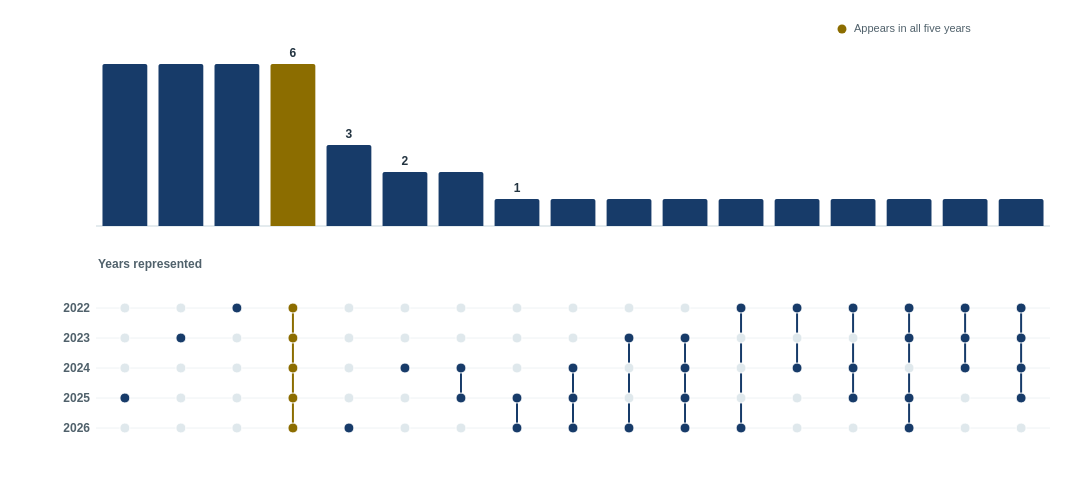

The specification (Vega-Lite) saved for this image:
### Vega specification from a JSON file in a GitHub repository (floating-point values rounded to 4 significant figures)
{"$schema": "https://vega.github.io/schema/vega/v5.json", "description": "UpSet plot of publisher appearances across publisher-attributed Prime Minister’s Literary Awards shortlist records, 2022–2026.", "width": {"signal": "width"}, "height": 470, "padding": {"left": 4, "right": 4, "top": 8, "bottom": 4}, "autosize": {"type": "fit-x", "contains": "padding", "resize": true}, "background": "#ffffff", "signals": [{"name": "width", "update": "max(280, min(1120, windowSize()[0] - (windowSize()[0] < 650 ? 92 : 128)))", "on": [{"events": "window:resize", "update": "max(280, min(1120, windowSize()[0] - (windowSize()[0] < 650 ? 92 : 128)))"}]}], "data": [{"name": "patterns", "values": [{"pattern": "00010", "publishers": 6, "yearList": "2025", "members": ["Fremantle Press", "NewSouth Publishing", "Recent Work Press", "Scribe Publications", "Shearsman Books", "Thames & Hudson Australia"], "showLabel": false}, {"pattern": "01000", "publishers": 6, "yearList": "2023", "members": ["MIP", "The Hare & Tortoise Books", "Ultimo Press", "Upswell Publishing", "Virago", "Yandaarra Community Group"], "showLabel": false}, {"pattern": "10000", "publishers": 6, "yearList": "2022", "members": ["Fomite", "Halstead Press", "Pan Macmillan Australia", "Pitt Street Poetry", "Simon & Schuster Australia", "UWA Publishing"], "showLabel": false}, {"pattern": "11111", "publishers": 6, "yearList": "2022, 2023, 2024, 2025, 2026", "members": ["Allen & Unwin", "Black Inc.", "Giramondo Publishing", "Penguin Random House Australia", "Text Publishing", "University of Queensland Press"], "showLabel": true}, {"pattern": "00001", "publishers": 3, "yearList": "2026", "members": ["Echo Publishing", "Powerhouse Museum", "Spinifex Press"], "showLabel": true}, {"pattern": "00100", "publishers": 2, "yearList": "2024", "members": ["Hardie Grant Explore", "Quemar Press"], "showLabel": true}, {"pattern": "00110", "publishers": 2, "yearList": "2024, 2025", "members": ["Affirm Press", "Scribner Australia"], "showLabel": false}, {"pattern": "00011", "publishers": 1, "yearList": "2025, 2026", "members": ["Vagabond Press"], "showLabel": true}, {"pattern": "00111", "publishers": 1, "yearList": "2024, 2025, 2026", "members": ["Hardie Grant Children's Publishing"], "showLabel": false}, {"pattern": "01001", "publishers": 1, "yearList": "2023, 2026", "members": ["Monash University Publishing"], "showLabel": false}, {"pattern": "01111", "publishers": 1, "yearList": "2023, 2024, 2025, 2026", "members": ["Hachette Australia"], "showLabel": false}, {"pattern": "10001", "publishers": 1, "yearList": "2022, 2026", "members": ["Transit Lounge"], "showLabel": false}, {"pattern": "10100", "publishers": 1, "yearList": "2022, 2024", "members": ["La Trobe University Press"], "showLabel": false}, {"pattern": "10110", "publishers": 1, "yearList": "2022, 2024, 2025", "members": ["HarperCollins Publishers"], "showLabel": false}, {"pattern": "11011", "publishers": 1, "yearList": "2022, 2023, 2025, 2026", "members": ["Melbourne University Publishing"], "showLabel": false}, {"pattern": "11100", "publishers": 1, "yearList": "2022, 2023, 2024", "members": ["Puncher and Wattmann"], "showLabel": false}, {"pattern": "11110", "publishers": 1, "yearList": "2022, 2023, 2024, 2025", "members": ["Magabala Books"], "showLabel": false}]}, {"name": "dots", "values": [{"pattern": "00010", "yearIndex": 0, "active": false, "publishers": 6, "year": "2022"}, {"pattern": "00010", "yearIndex": 1, "active": false, "publishers": 6, "year": "2023"}, {"pattern": "00010", "yearIndex": 2, "active": false, "publishers": 6, "year": "2024"}, {"pattern": "00010", "yearIndex": 3, "active": true, "publishers": 6, "year": "2025"}, {"pattern": "00010", "yearIndex": 4, "active": false, "publishers": 6, "year": "2026"}, {"pattern": "01000", "yearIndex": 0, "active": false, "publishers": 6, "year": "2022"}, {"pattern": "01000", "yearIndex": 1, "active": true, "publishers": 6, "year": "2023"}, {"pattern": "01000", "yearIndex": 2, "active": false, "publishers": 6, "year": "2024"}, {"pattern": "01000", "yearIndex": 3, "active": false, "publishers": 6, "year": "2025"}, {"pattern": "01000", "yearIndex": 4, "active": false, "publishers": 6, "year": "2026"}, {"pattern": "10000", "yearIndex": 0, "active": true, "publishers": 6, "year": "2022"}, {"pattern": "10000", "yearIndex": 1, "active": false, "publishers": 6, "year": "2023"}, {"pattern": "10000", "yearIndex": 2, "active": false, "publishers": 6, "year": "2024"}, {"pattern": "10000", "yearIndex": 3, "active": false, "publishers": 6, "year": "2025"}, {"pattern": "10000", "yearIndex": 4, "active": false, "publishers": 6, "year": "2026"}, {"pattern": "11111", "yearIndex": 0, "active": true, "publishers": 6, "year": "2022"}, {"pattern": "11111", "yearIndex": 1, "active": true, "publishers": 6, "year": "2023"}, {"pattern": "11111", "yearIndex": 2, "active": true, "publishers": 6, "year": "2024"}, {"pattern": "11111", "yearIndex": 3, "active": true, "publishers": 6, "year": "2025"}, {"pattern": "11111", "yearIndex": 4, "active": true, "publishers": 6, "year": "2026"}, {"pattern": "00001", "yearIndex": 0, "active": false, "publishers": 3, "year": "2022"}, {"pattern": "00001", "yearIndex": 1, "active": false, "publishers": 3, "year": "2023"}, {"pattern": "00001", "yearIndex": 2, "active": false, "publishers": 3, "year": "2024"}, {"pattern": "00001", "yearIndex": 3, "active": false, "publishers": 3, "year": "2025"}, {"pattern": "00001", "yearIndex": 4, "active": true, "publishers": 3, "year": "2026"}, {"pattern": "00100", "yearIndex": 0, "active": false, "publishers": 2, "year": "2022"}, {"pattern": "00100", "yearIndex": 1, "active": false, "publishers": 2, "year": "2023"}, {"pattern": "00100", "yearIndex": 2, "active": true, "publishers": 2, "year": "2024"}, {"pattern": "00100", "yearIndex": 3, "active": false, "publishers": 2, "year": "2025"}, {"pattern": "00100", "yearIndex": 4, "active": false, "publishers": 2, "year": "2026"}, {"pattern": "00110", "yearIndex": 0, "active": false, "publishers": 2, "year": "2022"}, {"pattern": "00110", "yearIndex": 1, "active": false, "publishers": 2, "year": "2023"}, {"pattern": "00110", "yearIndex": 2, "active": true, "publishers": 2, "year": "2024"}, {"pattern": "00110", "yearIndex": 3, "active": true, "publishers": 2, "year": "2025"}, {"pattern": "00110", "yearIndex": 4, "active": false, "publishers": 2, "year": "2026"}, {"pattern": "00011", "yearIndex": 0, "active": false, "publishers": 1, "year": "2022"}, {"pattern": "00011", "yearIndex": 1, "active": false, "publishers": 1, "year": "2023"}, {"pattern": "00011", "yearIndex": 2, "active": false, "publishers": 1, "year": "2024"}, {"pattern": "00011", "yearIndex": 3, "active": true, "publishers": 1, "year": "2025"}, {"pattern": "00011", "yearIndex": 4, "active": true, "publishers": 1, "year": "2026"}, {"pattern": "00111", "yearIndex": 0, "active": false, "publishers": 1, "year": "2022"}, {"pattern": "00111", "yearIndex": 1, "active": false, "publishers": 1, "year": "2023"}, {"pattern": "00111", "yearIndex": 2, "active": true, "publishers": 1, "year": "2024"}, {"pattern": "00111", "yearIndex": 3, "active": true, "publishers": 1, "year": "2025"}, {"pattern": "00111", "yearIndex": 4, "active": true, "publishers": 1, "year": "2026"}, {"pattern": "01001", "yearIndex": 0, "active": false, "publishers": 1, "year": "2022"}, {"pattern": "01001", "yearIndex": 1, "active": true, "publishers": 1, "year": "2023"}, {"pattern": "01001", "yearIndex": 2, "active": false, "publishers": 1, "year": "2024"}, {"pattern": "01001", "yearIndex": 3, "active": false, "publishers": 1, "year": "2025"}, {"pattern": "01001", "yearIndex": 4, "active": true, "publishers": 1, "year": "2026"}, {"pattern": "01111", "yearIndex": 0, "active": false, "publishers": 1, "year": "2022"}, {"pattern": "01111", "yearIndex": 1, "active": true, "publishers": 1, "year": "2023"}, {"pattern": "01111", "yearIndex": 2, "active": true, "publishers": 1, "year": "2024"}, {"pattern": "01111", "yearIndex": 3, "active": true, "publishers": 1, "year": "2025"}, {"pattern": "01111", "yearIndex": 4, "active": true, "publishers": 1, "year": "2026"}, {"pattern": "10001", "yearIndex": 0, "active": true, "publishers": 1, "year": "2022"}, {"pattern": "10001", "yearIndex": 1, "active": false, "publishers": 1, "year": "2023"}, {"pattern": "10001", "yearIndex": 2, "active": false, "publishers": 1, "year": "2024"}, {"pattern": "10001", "yearIndex": 3, "active": false, "publishers": 1, "year": "2025"}, {"pattern": "10001", "yearIndex": 4, "active": true, "publishers": 1, "year": "2026"}, {"pattern": "10100", "yearIndex": 0, "active": true, "publishers": 1, "year": "2022"}, {"pattern": "10100", "yearIndex": 1, "active": false, "publishers": 1, "year": "2023"}, {"pattern": "10100", "yearIndex": 2, "active": true, "publishers": 1, "year": "2024"}, {"pattern": "10100", "yearIndex": 3, "active": false, "publishers": 1, "year": "2025"}, {"pattern": "10100", "yearIndex": 4, "active": false, "publishers": 1, "year": "2026"}, {"pattern": "10110", "yearIndex": 0, "active": true, "publishers": 1, "year": "2022"}, {"pattern": "10110", "yearIndex": 1, "active": false, "publishers": 1, "year": "2023"}, {"pattern": "10110", "yearIndex": 2, "active": true, "publishers": 1, "year": "2024"}, {"pattern": "10110", "yearIndex": 3, "active": true, "publishers": 1, "year": "2025"}, {"pattern": "10110", "yearIndex": 4, "active": false, "publishers": 1, "year": "2026"}, {"pattern": "11011", "yearIndex": 0, "active": true, "publishers": 1, "year": "2022"}, {"pattern": "11011", "yearIndex": 1, "active": true, "publishers": 1, "year": "2023"}, {"pattern": "11011", "yearIndex": 2, "active": false, "publishers": 1, "year": "2024"}, {"pattern": "11011", "yearIndex": 3, "active": true, "publishers": 1, "year": "2025"}, {"pattern": "11011", "yearIndex": 4, "active": true, "publishers": 1, "year": "2026"}, {"pattern": "11100", "yearIndex": 0, "active": true, "publishers": 1, "year": "2022"}, {"pattern": "11100", "yearIndex": 1, "active": true, "publishers": 1, "year": "2023"}, {"pattern": "11100", "yearIndex": 2, "active": true, "publishers": 1, "year": "2024"}, {"pattern": "11100", "yearIndex": 3, "active": false, "publishers": 1, "year": "2025"}, {"pattern": "11100", "yearIndex": 4, "active": false, "publishers": 1, "year": "2026"}, {"pattern": "11110", "yearIndex": 0, "active": true, "publishers": 1, "year": "2022"}, {"pattern": "11110", "yearIndex": 1, "active": true, "publishers": 1, "year": "2023"}, {"pattern": "11110", "yearIndex": 2, "active": true, "publishers": 1, "year": "2024"}, {"pattern": "11110", "yearIndex": 3, "active": true, "publishers": 1, "year": "2025"}, {"pattern": "11110", "yearIndex": 4, "active": false, "publishers": 1, "year": "2026"}]}, {"name": "connectors", "values": [{"pattern": "11111", "firstYear": 0, "lastYear": 4, "allFive": true}, {"pattern": "00110", "firstYear": 2, "lastYear": 3, "allFive": false}, {"pattern": "00011", "firstYear": 3, "lastYear": 4, "allFive": false}, {"pattern": "00111", "firstYear": 2, "lastYear": 4, "allFive": false}, {"pattern": "01001", "firstYear": 1, "lastYear": 4, "allFive": false}, {"pattern": "01111", "firstYear": 1, "lastYear": 4, "allFive": false}, {"pattern": "10001", "firstYear": 0, "lastYear": 4, "allFive": false}, {"pattern": "10100", "firstYear": 0, "lastYear": 2, "allFive": false}, {"pattern": "10110", "firstYear": 0, "lastYear": 3, "allFive": false}, {"pattern": "11011", "firstYear": 0, "lastYear": 4, "allFive": false}, {"pattern": "11100", "firstYear": 0, "lastYear": 2, "allFive": false}, {"pattern": "11110", "firstYear": 0, "lastYear": 3, "allFive": false}]}, {"name": "years", "values": [{"year": "2022", "yearIndex": 0}, {"year": "2023", "yearIndex": 1}, {"year": "2024", "yearIndex": 2}, {"year": "2025", "yearIndex": 3}, {"year": "2026", "yearIndex": 4}]}], "scales": [{"name": "x", "type": "band", "domain": ["00010", "01000", "10000", "11111", "00001", "00100", "00110", "00011", "00111", "01001", "01111", "10001", "10100", "10110", "11011", "11100", "11110"], "range": [94, {"signal": "width - 20"}], "paddingInner": 0.2, "paddingOuter": 0.08}, {"name": "barY", "type": "linear", "domain": {"data": "patterns", "field": "publishers"}, "zero": true, "nice": true, "range": [218, 56]}, {"name": "yearY", "type": "linear", "domain": [0, 4], "range": [300, 420]}], "marks": [{"type": "symbol", "encode": {"update": {"x": {"signal": "width - 226"}, "y": {"value": 21}, "size": {"value": 80}, "fill": {"value": "#8C6D00"}}}}, {"type": "text", "encode": {"update": {"x": {"signal": "width - 214"}, "y": {"value": 24}, "text": {"value": "Appears in all five years"}, "font": {"value": "Arial"}, "fontSize": {"value": 11}, "fill": {"value": "#50616b"}}}}, {"type": "rule", "encode": {"update": {"x": {"value": 92}, "x2": {"signal": "width - 18"}, "y": {"value": 218}, "stroke": {"value": "#C9D7DD"}}}}, {"type": "rect", "from": {"data": "patterns"}, "encode": {"update": {"x": {"scale": "x", "field": "pattern"}, "width": {"scale": "x", "band": 1}, "y": {"scale": "barY", "field": "publishers"}, "y2": {"value": 218}, "fill": {"signal": "datum.pattern === '11111' ? '#8C6D00' : '#173B69'"}, "cornerRadiusTopLeft": {"value": 2}, "cornerRadiusTopRight": {"value": 2}, "tooltip": {"signal": "datum.publishers + (datum.publishers === 1 ? ' publisher' : ' publishers') + ' appeared in ' + datum.yearList + ': ' + join(datum.members, ', ')"}}}}, {"type": "text", "from": {"data": "patterns"}, "encode": {"update": {"x": {"scale": "x", "field": "pattern", "band": 0.5}, "y": {"signal": "scale('barY', datum.publishers) - 7"}, "align": {"value": "center"}, "text": {"signal": "datum.showLabel ? datum.publishers : ''"}, "font": {"value": "Arial"}, "fontSize": {"value": 12}, "fontWeight": {"value": "bold"}, "fill": {"value": "#233441"}}}}, {"type": "text", "encode": {"update": {"x": {"value": 94}, "y": {"value": 260}, "text": {"value": "Years represented"}, "font": {"value": "Arial"}, "fontSize": {"value": 12}, "fontWeight": {"value": "bold"}, "fill": {"value": "#50616b"}}}}, {"type": "rule", "from": {"data": "years"}, "encode": {"update": {"x": {"value": 92}, "x2": {"signal": "width - 18"}, "y": {"scale": "yearY", "field": "yearIndex"}, "stroke": {"value": "#EEF2F4"}, "strokeWidth": {"value": 1}}}}, {"type": "text", "from": {"data": "years"}, "encode": {"update": {"x": {"value": 86}, "y": {"scale": "yearY", "field": "yearIndex"}, "align": {"value": "right"}, "baseline": {"value": "middle"}, "text": {"field": "year"}, "font": {"value": "Arial"}, "fontSize": {"value": 12}, "fontWeight": {"value": "bold"}, "fill": {"value": "#50616b"}}}}, {"type": "rule", "from": {"data": "connectors"}, "encode": {"update": {"x": {"scale": "x", "field": "pattern", "band": 0.5}, "y": {"scale": "yearY", "field": "firstYear"}, "y2": {"scale": "yearY", "field": "lastYear"}, "stroke": {"signal": "datum.allFive ? '#8C6D00' : '#173B69'"}, "strokeWidth": {"value": 2}}}}, {"type": "symbol", "from": {"data": "dots"}, "encode": {"update": {"x": {"scale": "x", "field": "pattern", "band": 0.5}, "y": {"scale": "yearY", "field": "yearIndex"}, "size": {"value": 100}, "shape": {"value": "circle"}, "fill": {"signal": "datum.active ? (datum.pattern === '11111' ? '#8C6D00' : '#173B69') : '#DFE8EC'"}, "stroke": {"value": "#ffffff"}, "strokeWidth": {"value": 1}, "tooltip": {"signal": "datum.year + ': ' + (datum.active ? 'present' : 'not present') + '; ' + datum.publishers + ' publishers share this pattern'"}}}}], "usermeta": {"source_rows": 144, "publishers": 41, "appeared_once": 23, "appeared_all_five": 6}}
